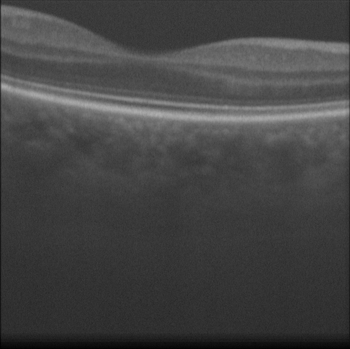
#> input picture part2/sample_172_201_Nwindow30.bmp, 350 x 349 px
$ jupyter execute --allow-errors deep_learning.ipynb
#> lines starting #> are read from the running program, lines starting #| are printed output that depends on the picture; long printed decimals are rounded
[cell 1]
import cv2
import matplotlib.pyplot as plt

[cell 2]
#This class helps in cropping the specified coordinated in the function
class CropLayer(object):
    def __init__(self, params, blobs):
        # initialize our starting and ending (x, y)-coordinates of
        self.startX = 0
        self.startY = 0
        self.endX = 0
        self.endY = 0
    def getMemoryShapes(self, inputs):
        (inputShape, targetShape) = (inputs[0], inputs[1])
        (batchSize, numChannels) = (inputShape[0], inputShape[1])
        (H, W) = (targetShape[2], targetShape[3])
        # compute the starting and ending crop coordinates
        self.startX = int((inputShape[3] - targetShape[3]) / 2)
        self.startY = int((inputShape[2] - targetShape[2]) / 2)
        self.endX = self.startX + W
        self.endY = self.startY + H
        # return the shape of the volume (we'll perform the actual
        # crop during the forward pass
        return [[batchSize, numChannels, H, W]]
    def forward(self, inputs):
        return [inputs[0][:, :, self.startY:self.endY,self.startX:self.endX]]

[cell 3]
# image = cv2.imread('retina2/172.bmp')
image = cv2.imread('sample_172_201_Nwindow30.bmp')
#> image is the input picture: shape (349, 350, 3); min 2, max 176, mean 68.1
#The caffemodel contains the model of the architecture and the deploy.prototxt contains the weights
protoPath = 'deploy.prototxt.txt'
modelPath = 'hed_pretrained_bsds.caffemodel'
#> (the rest of this cell did not finish here and is left out)

#> (a cell that did not finish here is left out)

[cell 5]
test_y = image
#The test image has its third dimesion as 3
#So we are extractin only one dimension
test_y = test_y[:,:,0]

gray = cv2.cvtColor(image, cv2.COLOR_BGR2GRAY)
# blur the image
blurred = cv2.GaussianBlur(gray, (5, 5), 0)
# Perform the canny operator
canny = cv2.Canny(blurred, 30, 150)
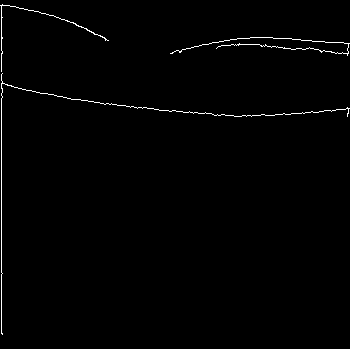
#> canny: shape (349, 350); 0.95% white in thin lines or dots

#Normalising all the images
test_y = test_y/255
#> (the rest of this cell did not finish here and is left out)

[cell 6]
from skimage.metrics import mean_squared_error,peak_signal_noise_ratio,structural_similarity
#Calculating metrics between actual test image and the output we got through Canny edge detection
print(mean_squared_error(test_y,canny),peak_signal_noise_ratio(test_y,canny),structural_similarity(test_y,canny))
#| 614.151 -27.883 0.007374
#Calculating metrics between actual test image and the output we got through HED
#> (the rest of this cell did not finish here and is left out)
